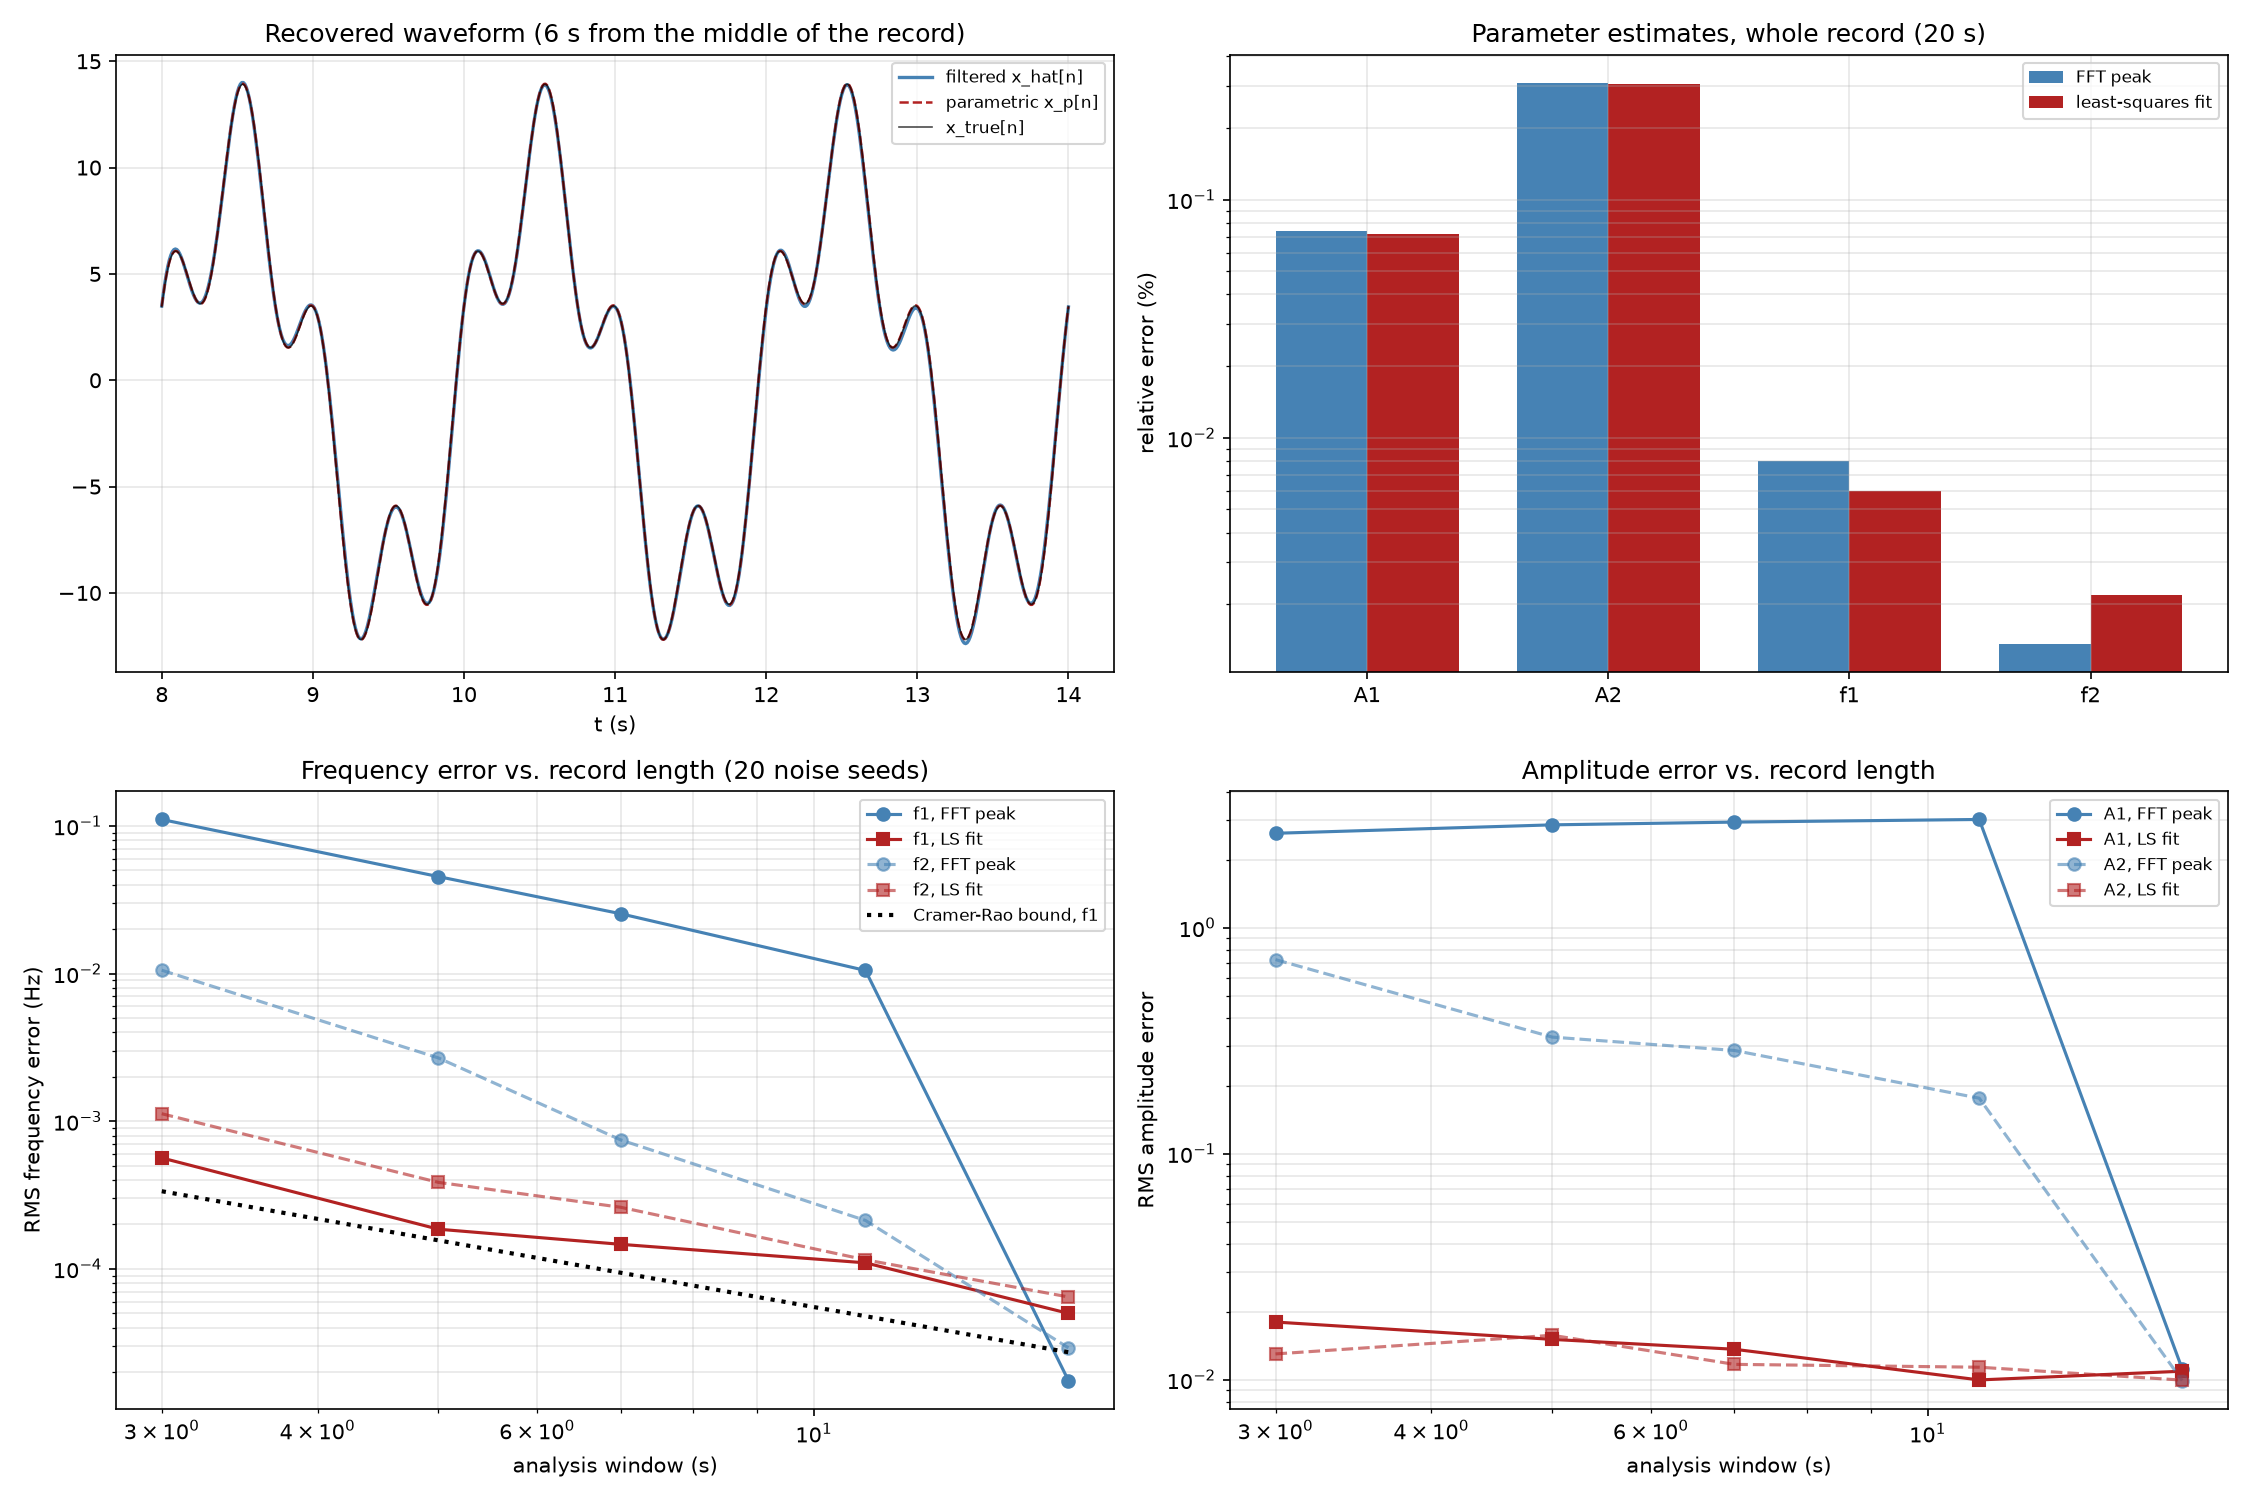

Here is the Python script that generated this plot:
"""Stage 8: estimate.

Two complementary things to recover from z[n]:
  1. the desired WAVEFORM x_hat[n]           (Stage 7's filtered output, plus a parametric reconstruction)
  2. the PARAMETERS A1, A2, f1, f2 (and the phases) inside it

    "Did I recover the waveform?"  and  "Did I identify the physical parameters?"
"""

import os

import matplotlib.pyplot as plt
import numpy as np

import project_signal as P
import stage5_sample as S5
import stage7_filter as S7

OUT_DIR = os.path.dirname(os.path.abspath(__file__))
FS = S5.FS
EDGE = 2.0                       # seconds of x_hat ignored at each end when estimating (filter start-up region)
TRUTH = {"A1": P.A1, "A2": P.A2, "f1": P.F1, "f2": P.F2}


def peak_fft(y, fs, band):
    """FFT-peak estimate of (frequency, amplitude) inside `band` (Hz), with parabolic interpolation."""
    f, amp = P.amplitude_spectrum(y, fs)
    idx = np.where((f >= band[0]) & (f <= band[1]))[0]
    i = int(idx[np.argmax(amp[idx])])
    a, b, c = amp[i - 1], amp[i], amp[i + 1]
    denom = a - 2 * b + c
    delta = 0.0 if denom == 0 else 0.5 * (a - c) / denom
    return f[i] + delta * (f[1] - f[0]), float(b - 0.25 * (a - c) * delta)


def _design(t, f1, f2):
    w1, w2 = 2 * np.pi * f1 * t, 2 * np.pi * f2 * t
    return np.column_stack([np.sin(w1), np.cos(w1), np.sin(w2), np.cos(w2), np.ones_like(t)])


def _sse(t, y, f1, f2):
    A = _design(t, f1, f2)
    coef, *_ = np.linalg.lstsq(A, y, rcond=None)
    r = y - A @ coef
    return float(r @ r), coef


def _golden(fun, lo, hi, iters=40):
    g = (np.sqrt(5) - 1) / 2
    a, b = lo, hi
    c, d = b - g * (b - a), a + g * (b - a)
    fc_, fd_ = fun(c), fun(d)
    for _ in range(iters):
        if fc_ < fd_:
            b, d, fd_ = d, c, fc_
            c = b - g * (b - a)
            fc_ = fun(c)
        else:
            a, c, fc_ = c, d, fd_
            d = a + g * (b - a)
            fd_ = fun(d)
    return 0.5 * (a + b)


def fit_two_sines(t, y, f1_0, f2_0, span=0.15, passes=4):
    """Least-squares fit of y ~ A1 sin(2 pi f1 t + p1) + A2 sin(2 pi f2 t + p2) + c.

    Amplitudes and phases are linear given the frequencies, so only f1 and f2 are searched
    (alternating golden-section searches in +/- span Hz around the FFT-peak start).
    """
    f1, f2 = f1_0, f2_0
    for _ in range(passes):
        f1 = _golden(lambda f: _sse(t, y, f, f2)[0], f1 - span, f1 + span)
        f2 = _golden(lambda f: _sse(t, y, f1, f)[0], f2 - span, f2 + span)
    _, (s1, c1, s2, c2, c0) = _sse(t, y, f1, f2)
    return {"A1": float(np.hypot(s1, c1)), "f1": f1, "p1": float(np.arctan2(c1, s1)),
            "A2": float(np.hypot(s2, c2)), "f2": f2, "p2": float(np.arctan2(c2, s2)), "c": float(c0)}


def estimate_parameters(x_hat, fs=FS, edge=EDGE, method="ls"):
    """Estimate A1, A2, f1, f2 (and phases) from the waveform estimate, ignoring `edge` s at each end."""
    n0 = int(edge * fs)
    seg = np.asarray(x_hat)[n0:len(x_hat) - n0] if n0 else np.asarray(x_hat)
    t = np.arange(len(seg)) / fs + (n0 / fs)
    f1, a1 = peak_fft(seg, fs, (0.2, 1.0))
    f2, a2 = peak_fft(seg, fs, (1.0, 4.0))
    if method == "fft":
        return {"A1": a1, "f1": f1, "A2": a2, "f2": f2}
    return fit_two_sines(t, seg, f1, f2)


def parametric_waveform(params, t):
    """x_p(t) = A1 sin(2 pi f1 t + p1) + A2 sin(2 pi f2 t + p2): the waveform rebuilt from the estimates."""
    return (params["A1"] * np.sin(2 * np.pi * params["f1"] * t + params["p1"])
            + params["A2"] * np.sin(2 * np.pi * params["f2"] * t + params["p2"]))


def rmse(a, b):
    return float(np.sqrt(np.mean((np.asarray(a) - np.asarray(b)) ** 2)))


def crlb_freq_std(amplitude, n_samples, fs=FS, sigma2=0.05):
    """Cramer-Rao bound on the std of a sinusoid's frequency (Hz) in white noise of per-sample variance sigma2.

    var(f_cycles_per_sample) >= 24 sigma^2 / ((2 pi)^2 A^2 N (N^2 - 1)).
    sigma2 = 0.05 is the white-equivalent variance of this project's noise at the ADC (S/2 x fs/2 with S = sigma_n^2 / 1000).
    """
    var = 24 * sigma2 / ((2 * np.pi) ** 2 * amplitude**2 * n_samples * (n_samples**2 - 1))
    return float(np.sqrt(var) * fs)


if __name__ == "__main__":
    a = S5.acquire()
    z, x_true, t_n = a["z_n"], a["x_true_n"], a["t_n"]
    x_hat = S7.estimate_waveform(z)
    n0 = int(EDGE * FS)

    print("1. DID I RECOVER THE WAVEFORM?")
    par_fft = estimate_parameters(x_hat, method="fft")
    par_ls = estimate_parameters(x_hat, method="ls")
    # x_true's own phases: phase 0 for the first line, PHI for the second
    x_par = parametric_waveform(par_ls, t_n)
    print(f"  {'estimate':<46}{'RMSE vs x_true':>16}{'excl. 2 s at each end':>24}")
    print(f"  {'raw z[n]':<46}{rmse(z, x_true):>16.3f}{rmse(z[n0:-n0], x_true[n0:-n0]):>24.3f}")
    print(f"  {'filtered x_hat[n] (Stage 7, model-free)':<46}{rmse(x_hat, x_true):>16.3f}{rmse(x_hat[n0:-n0], x_true[n0:-n0]):>24.3f}")
    print(f"  {'parametric x_p[n] from the fitted A, f, phase':<46}{rmse(x_par, x_true):>16.3f}{rmse(x_par[n0:-n0], x_true[n0:-n0]):>24.3f}")

    print("\n2. DID I IDENTIFY THE PHYSICAL PARAMETERS?  (whole record, edges excluded)")
    print(f"  {'':<10}{'true':>9}{'FFT peak':>12}{'err':>10}{'LS fit':>12}{'err':>11}")
    for key, unit in [("A1", ""), ("A2", ""), ("f1", " Hz"), ("f2", " Hz")]:
        tv = TRUTH[key]
        print(f"  {key + unit:<10}{tv:>9.4f}{par_fft[key]:>12.5f}{par_fft[key] - tv:>+10.5f}{par_ls[key]:>12.5f}{par_ls[key] - tv:>+11.5f}")
    ph_true = {"p1": 0.0, "p2": P.PHI}
    print(f"  phase p1  {ph_true['p1']:>9.4f}{'':>12}{'':>10}{par_ls['p1']:>12.5f}{par_ls['p1'] - ph_true['p1']:>+11.5f}   rad")
    print(f"  phase p2  {ph_true['p2']:>9.4f}{'':>12}{'':>10}{par_ls['p2']:>12.5f}{par_ls['p2'] - ph_true['p2']:>+11.5f}   rad  (true phi = pi/3)")

    # Record-length study: shorter analysis windows, many noise seeds.
    print("\n3. HOW DOES THE ESTIMATE DEPEND ON RECORD LENGTH?  (20 noise realizations; windows centered in x_hat)")
    windows = [3, 5, 7, 11, 16]
    seeds = range(20)
    errs = {(m, k, T): [] for m in ("fft", "ls") for k in TRUTH for T in windows}
    for sd in seeds:
        aa = S5.acquire(seed=sd)
        xh = S7.estimate_waveform(aa["z_n"])
        for T in windows:
            i0 = int((P.DURATION / 2 - T / 2) * FS)
            seg = xh[i0:i0 + int(T * FS)]
            for m in ("fft", "ls"):
                p = estimate_parameters(seg, edge=0.0, method=m)
                for k in TRUTH:
                    errs[(m, k, T)].append(p[k] - TRUTH[k])
    rms = lambda v: float(np.sqrt(np.mean(np.square(v))))
    print(f"  {'window (s)':>10}{'cycles of 0.5 Hz':>18}{'f1 err FFT':>13}{'f1 err LS':>12}{'CRLB f1':>10}{'f2 err FFT':>13}{'f2 err LS':>12}{'A1 err FFT':>12}{'A1 err LS':>11}")
    for T in windows:
        print(f"  {T:>10}{T * P.F1:>18.1f}{rms(errs[('fft', 'f1', T)]):>13.5f}{rms(errs[('ls', 'f1', T)]):>12.5f}{crlb_freq_std(P.A1, T * FS):>10.5f}"
              f"{rms(errs[('fft', 'f2', T)]):>13.5f}{rms(errs[('ls', 'f2', T)]):>12.5f}{rms(errs[('fft', 'A1', T)]):>12.4f}{rms(errs[('ls', 'A1', T)]):>11.4f}")
    print("  (RMS error over 20 noise seeds, in Hz for f and in signal units for A)")

    fig, axes = plt.subplots(2, 2, figsize=(15, 10))
    ax = axes[0, 0]
    sh = (t_n >= 8) & (t_n <= 14)
    ax.plot(t_n[sh], x_hat[sh], color="steelblue", linewidth=1.6, label="filtered x_hat[n]")
    ax.plot(t_n[sh], x_par[sh], color="firebrick", linewidth=1.2, linestyle="--", label="parametric x_p[n]")
    ax.plot(t_n[sh], x_true[sh], "k", linewidth=0.8, alpha=0.7, label="x_true[n]")
    ax.set_title("Recovered waveform (6 s from the middle of the record)")
    ax.set_xlabel("t (s)")
    ax.legend(fontsize=8, loc="upper right")

    ax = axes[0, 1]
    keys = ["A1", "A2", "f1", "f2"]
    rel_fft = [abs(par_fft[k] - TRUTH[k]) / TRUTH[k] * 100 for k in keys]
    rel_ls = [abs(par_ls[k] - TRUTH[k]) / TRUTH[k] * 100 for k in keys]
    xx = np.arange(4)
    ax.bar(xx - 0.19, [max(v, 1e-7) for v in rel_fft], 0.38, color="steelblue", label="FFT peak")
    ax.bar(xx + 0.19, [max(v, 1e-7) for v in rel_ls], 0.38, color="firebrick", label="least-squares fit")
    ax.set_yscale("log")
    ax.set_xticks(xx)
    ax.set_xticklabels(["A1", "A2", "f1", "f2"])
    ax.set_ylabel("relative error (%)")
    ax.set_title("Parameter estimates, whole record (20 s)")
    ax.legend(fontsize=8)

    ax = axes[1, 0]
    ax.loglog(windows, [rms(errs[("fft", "f1", T)]) for T in windows], "o-", color="steelblue", label="f1, FFT peak")
    ax.loglog(windows, [rms(errs[("ls", "f1", T)]) for T in windows], "s-", color="firebrick", label="f1, LS fit")
    ax.loglog(windows, [rms(errs[("fft", "f2", T)]) for T in windows], "o--", color="steelblue", alpha=0.6, label="f2, FFT peak")
    ax.loglog(windows, [rms(errs[("ls", "f2", T)]) for T in windows], "s--", color="firebrick", alpha=0.6, label="f2, LS fit")
    ax.loglog(windows, [crlb_freq_std(P.A1, T * FS) for T in windows], "k:", linewidth=2, label="Cramer-Rao bound, f1")
    ax.set_xlabel("analysis window (s)")
    ax.set_ylabel("RMS frequency error (Hz)")
    ax.set_title("Frequency error vs. record length (20 noise seeds)")
    ax.legend(fontsize=8)

    ax = axes[1, 1]
    ax.loglog(windows, [rms(errs[("fft", "A1", T)]) for T in windows], "o-", color="steelblue", label="A1, FFT peak")
    ax.loglog(windows, [rms(errs[("ls", "A1", T)]) for T in windows], "s-", color="firebrick", label="A1, LS fit")
    ax.loglog(windows, [rms(errs[("fft", "A2", T)]) for T in windows], "o--", color="steelblue", alpha=0.6, label="A2, FFT peak")
    ax.loglog(windows, [rms(errs[("ls", "A2", T)]) for T in windows], "s--", color="firebrick", alpha=0.6, label="A2, LS fit")
    ax.set_xlabel("analysis window (s)")
    ax.set_ylabel("RMS amplitude error")
    ax.set_title("Amplitude error vs. record length")
    ax.legend(fontsize=8)
    for ax in axes.flatten():
        ax.grid(alpha=0.3, which="both")
    fig.tight_layout()
    fig.savefig(os.path.join(OUT_DIR, "stage8_estimate.png"), dpi=150)
    print("\nSaved stage8_estimate.png")

    print(
        """
What this means
---------------
The two questions have different answers and both matter.
  - Waveform: the filtered x_hat[n] recovers the motion without assuming anything
    about its form. The parametric x_p[n] assumes two sinusoids, which the spectrum
    justified, and is far more accurate because it keeps only the four numbers that
    describe the signal and throws away the noise inside the passband too.
  - Parameters: on the full 20 s record both methods identify the amplitudes and
    frequencies to a small fraction of a percent. The record-length study shows where
    they part ways. When the record holds a non-integer number of cycles, the FFT
    peak is limited by its bin spacing (a tone between bins reads up to 36% low in
    amplitude, "scalloping loss": the 3-2.9 amplitude errors above) while the least-squares fit
    keeps improving with record length and approaches the Cramer-Rao bound, the
    smallest error any unbiased estimator could achieve at this noise level.
  - Success is therefore judged two ways: how close the WAVEFORM is (RMSE, next
    stage) and how close the PARAMETERS are. A model-free estimate can match the
    waveform well and still say nothing about A and f; a fitted model gives the
    physical numbers directly."""
    )
